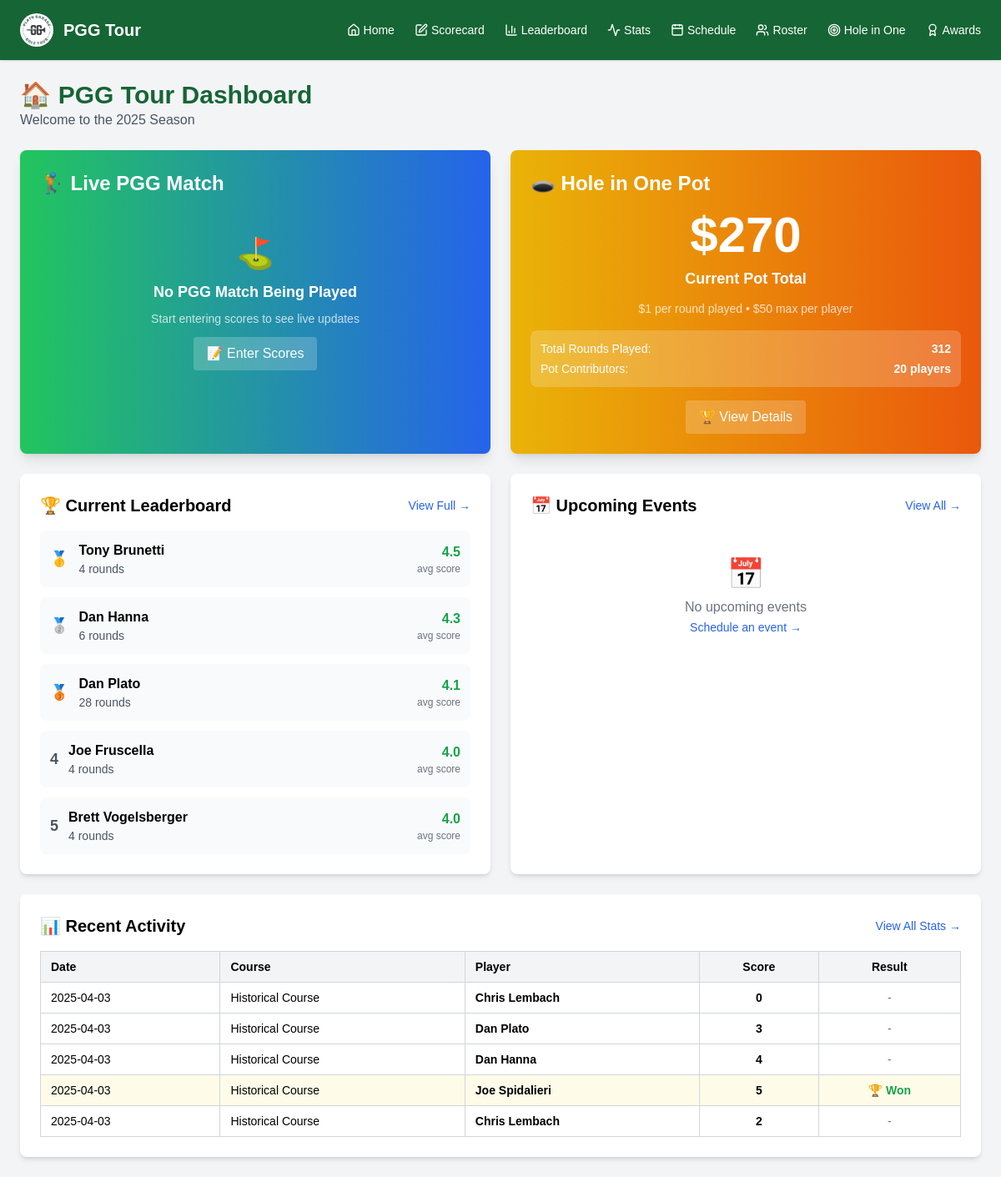
The page / on the database its author committed.
### tables this page shows
CREATE TABLE scores (
    id INTEGER PRIMARY KEY AUTOINCREMENT,
    date TEXT,
    course TEXT,
    nine TEXT,
    player_name TEXT,
    mulligan TEXT,
    hole_1 INTEGER,
    hole_2 INTEGER,
    hole_3 INTEGER,
    hole_4 INTEGER,
    hole_5 INTEGER,
    hole_6 INTEGER,
    hole_7 INTEGER,
    hole_8 INTEGER,
    hole_9 INTEGER,
    total INTEGER,
    winner TEXT
, season TEXT);

### app.py (the view)
@app.route("/")
def home():
    today = datetime.today()
    current_season = get_season_label(today)
    conn = sqlite3.connect("golf_scores.db")
    c = conn.cursor()
    c.execute('''
        SELECT player_name, COUNT(*) as rounds, AVG(total) as avg_score
        FROM scores
        WHERE season = ?
        GROUP BY player_name
        HAVING rounds >= 1
        ORDER BY avg_score DESC
        LIMIT 5
    ''', (current_season,))
    leaderboard_widget = c.fetchall()
    c.execute("""
        SELECT e.event_date, e.event_time, e.course, e.description,
               COUNT(ep.player_id) as participant_count
        FROM events e
        LEFT JOIN event_participants ep ON e.id = ep.event_id
        WHERE e.event_date >= date('now')
        GROUP BY e.id
        ORDER BY e.event_date, e.event_time
        LIMIT 3
    """)
    upcoming_events_widget = c.fetchall()
    c.execute("""
        SELECT date, course, player_name, total, winner
        FROM scores
        ORDER BY date DESC, id DESC
        LIMIT 5
    """)
    recent_activity = c.fetchall()
    c.execute("SELECT SUM(amount_owed) FROM hole_in_one_pot")
    hole_in_one_pot = c.fetchone()[0] or 0
    c.execute("SELECT COUNT(*) FROM scores")
    total_rounds_played = c.fetchone()[0] or 0
    c.execute("SELECT COUNT(DISTINCT player_name) FROM scores")
    unique_players = c.fetchone()[0] or 0
    conn.close()
    return render_template("home.html",
                         season=current_season,
                         leaderboard_widget=leaderboard_widget,
                         upcoming_events_widget=upcoming_events_widget,
                         recent_activity=recent_activity,
                         hole_in_one_pot=hole_in_one_pot,
                         total_rounds_played=total_rounds_played,
                         unique_players=unique_players)

### app.py (called while the page is built)
def get_season_label(date_obj):
    if date_obj.month >= 11:  # November or December
        return f"{date_obj.year + 1} Season"
    else:  # January through October
        return f"{date_obj.year} Season"

### templates/home.html (shortened to what this page needs)
{% extends "base.html" %}
{% block content %}
<div class="mb-6">
  <h1 class="text-3xl font-bold text-green-800">🏠 PGG Tour Dashboard</h1>
  <p class="text-gray-600">Welcome to the {{ season }}</p>
</div>
<div class="grid grid-cols-1 lg:grid-cols-2 gap-6 mb-6">
  <div class="bg-gradient-to-r from-green-500 to-blue-600 text-white rounded-lg shadow-lg p-6">
    <h2 class="text-2xl font-bold mb-4">🏌️ Live PGG Match</h2>
    <div id="live-match-content">
    </div>
  </div>
  <div class="bg-gradient-to-r from-yellow-500 to-orange-600 text-white rounded-lg shadow-lg p-6">
    <h2 class="text-2xl font-bold mb-4">🕳️ Hole in One Pot</h2>
    <div class="text-center">
      <div class="text-6xl font-bold mb-2">${{ hole_in_one_pot|default(0)|round|int }}</div>
      <p class="text-lg font-semibold mb-3">Current Pot Total</p>
      <p class="text-sm opacity-75 mb-4">$1 per round played • $50 max per player</p>
      <div class="bg-white bg-opacity-20 rounded-lg p-3 mb-4">
        <div class="text-sm">
          <div class="flex justify-between">
            <span>Total Rounds Played:</span>
            <span class="font-semibold">{{ total_rounds_played|default(0) }}</span>
          </div>
          <div class="flex justify-between mt-1">
            <span>Pot Contributors:</span>
            <span class="font-semibold">{{ unique_players|default(0) }} players</span>
          </div>
        </div>
      </div>
      <a href="/hole-in-one" class="inline-block bg-white bg-opacity-20 text-white px-4 py-2 rounded hover:bg-opacity-30 transition">
        🏆 View Details
      </a>
    </div>
  </div>
</div>
<div class="grid grid-cols-1 lg:grid-cols-2 gap-6 mb-6">
  <div class="bg-white rounded-lg shadow-md p-6">
    <div class="flex items-center justify-between mb-4">
      <h2 class="text-xl font-semibold">🏆 Current Leaderboard</h2>
      <a href="/leaderboard" class="text-blue-600 hover:text-blue-800 text-sm">View Full →</a>
    </div>
    {% if leaderboard_widget %}
      <div class="space-y-3">
        {% for player, rounds, avg in leaderboard_widget %}
          <div class="flex items-center justify-between p-3 bg-gray-50 rounded-lg">
            <div class="flex items-center space-x-3">
              <div class="text-lg font-bold text-gray-600">
                {% if loop.index == 1 %}
                  🥇
                {% elif loop.index == 2 %}
                  🥈
                {% elif loop.index == 3 %}
                  🥉
                {% else %}
                  {{ loop.index }}
                {% endif %}
              </div>
              <div>
                <div class="font-semibold">{{ player }}</div>
                <div class="text-sm text-gray-600">{{ rounds }} rounds</div>
              </div>
            </div>
            <div class="text-right">
              <div class="font-bold text-green-600">{{ "%.1f"|format(avg) }}</div>
              <div class="text-xs text-gray-500">avg score</div>
            </div>
          </div>
        {% endfor %}
      </div>
    {% else %}
      <div class="text-center py-8 text-gray-500">
        <div class="text-4xl mb-2">🏆</div>
        <p>No scores recorded yet</p>
        <a href="/scorecard" class="text-blue-600 hover:text-blue-800 text-sm">Enter first scores →</a>
      </div>
    {% endif %}
  </div>
  <div class="bg-white rounded-lg shadow-md p-6">
    <div class="flex items-center justify-between mb-4">
      <h2 class="text-xl font-semibold">📅 Upcoming Events</h2>
      <a href="/schedule" class="text-blue-600 hover:text-blue-800 text-sm">View All →</a>
    </div>
    {% if upcoming_events_widget %}
      <div class="space-y-3">
        {% for event_date, event_time, course, description, participant_count in upcoming_events_widget %}
          <div class="border border-gray-200 rounded-lg p-3 hover:bg-gray-50 transition">
            <div class="font-semibold text-green-700 mb-1">
              📅 {{ event_date }}
              {% if event_time %}
                at {{ event_time }}
              {% endif %}
            </div>
            {% if course %}
              <div class="text-sm text-gray-700 mb-1">
                🏌️ {{ course }}
              </div>
            {% endif %}
            {% if description %}
              <div class="text-sm text-gray-600 mb-1">{{ description }}</div>
            {% endif %}
            <div class="text-xs text-gray-500">
              👥 {{ participant_count }} players invited
            </div>
          </div>
        {% endfor %}
      </div>
    {% else %}
      <div class="text-center py-8 text-gray-500">
        <div class="text-4xl mb-2">📅</div>
        <p>No upcoming events</p>
        <a href="/schedule" class="text-blue-600 hover:text-blue-800 text-sm">Schedule an event →</a>
      </div>
    {% endif %}
  </div>
</div>
<div class="bg-white rounded-lg shadow-md p-6">
  <div class="flex items-center justify-between mb-4">
    <h2 class="text-xl font-semibold">📊 Recent Activity</h2>
    <a href="/stats" class="text-blue-600 hover:text-blue-800 text-sm">View All Stats →</a>
  </div>
  {% if recent_activity %}
    <div class="overflow-x-auto">
      <table class="min-w-full table-auto border-collapse border border-gray-300 text-sm">
        <thead class="bg-gray-100">
          <tr>
            <th class="border border-gray-300 px-3 py-2 text-left">Date</th>
            <th class="border border-gray-300 px-3 py-2 text-left">Course</th>
            <th class="border border-gray-300 px-3 py-2 text-left">Player</th>
            <th class="border border-gray-300 px-3 py-2 text-center">Score</th>
            <th class="border border-gray-300 px-3 py-2 text-center">Result</th>
          </tr>
        </thead>
        <tbody>
          {% for date, course, player, total, winner in recent_activity %}
            <tr class="hover:bg-gray-50 {% if winner == 'Yes' %}bg-yellow-50{% endif %}">
              <td class="border border-gray-300 px-3 py-2">{{ date }}</td>
              <td class="border border-gray-300 px-3 py-2">{{ course }}</td>
              <td class="border border-gray-300 px-3 py-2 font-semibold">{{ player }}</td>
              <td class="border border-gray-300 px-3 py-2 text-center font-bold">{{ total }}</td>
              <td class="border border-gray-300 px-3 py-2 text-center">
                {% if winner == 'Yes' %}
                  <span class="text-green-600 font-semibold">🏆 Won</span>
                {% else %}
                  <span class="text-gray-500">-</span>
                {% endif %}
              </td>
            </tr>
          {% endfor %}
        </tbody>
      </table>
    </div>
  {% else %}
    <div class="text-center py-8 text-gray-500">
      <div class="text-4xl mb-2">📊</div>
      <p>No recent activity</p>
      <a href="/scorecard" class="text-blue-600 hover:text-blue-800 text-sm">Enter scores to get started →</a>
    </div>
  {% endif %}
</div>
{% endblock %}

### templates/base.html (shortened to what this page needs)
<!DOCTYPE html>
<html lang="en">
<head>
  <script src="https://cdn.tailwindcss.com"></script>
  <link href="https://cdn.jsdelivr.net/npm/select2@4.1.0-rc.0/dist/css/select2.min.css" rel="stylesheet" />
</head>
<body class="bg-gray-100">
  <nav class="bg-green-800 text-white px-6 py-4 shadow">
    <div class="max-w-7xl mx-auto flex justify-between items-center">
      <div class="flex items-center">
        <img src="/static/logo.jpg" alt="PGG Tour Logo" class="w-10 h-10 rounded-full mr-3">
        <span class="text-xl font-bold">PGG Tour</span>
      </div>
      <ul class="flex space-x-6 items-center text-sm">
        <li><a href="/" class="flex items-center gap-1 hover:underline"><i data-lucide="home" class="w-4 h-4"></i>Home</a></li>
        <li><a href="/scorecard" class="flex items-center gap-1 hover:underline"><i data-lucide="edit" class="w-4 h-4"></i>Scorecard</a></li>
        <li><a href="/leaderboard" class="flex items-center gap-1 hover:underline"><i data-lucide="bar-chart-3" class="w-4 h-4"></i>Leaderboard</a></li>
        <li><a href="/stats" class="flex items-center gap-1 hover:underline"><i data-lucide="activity" class="w-4 h-4"></i>Stats</a></li>
        <li><a href="/schedule" class="flex items-center gap-1 hover:underline"><i data-lucide="calendar" class="w-4 h-4"></i>Schedule</a></li>
        <li><a href="/roster" class="flex items-center gap-1 hover:underline"><i data-lucide="users" class="w-4 h-4"></i>Roster</a></li>
        <li><a href="/hole-in-one" class="flex items-center gap-1 hover:underline"><i data-lucide="target" class="w-4 h-4"></i>Hole in One</a></li>
        <li><a href="/awards" class="flex items-center gap-1 hover:underline"><i data-lucide="award" class="w-4 h-4"></i>Awards</a></li>
      </ul>
    </div>
  </nav>
  <main class="p-6 max-w-7xl mx-auto">
    {% block content %}{% endblock %}
  </main>
</body>
</html>

### templates/base.html (style rules this page uses)
body { font-family: Arial, sans-serif; }

### rows shown on the page
scores: date "2025-04-03", course "Historical Course", player_name "Chris Lembach", total "0"
scores: date "2025-04-03", course "Historical Course", player_name "Dan Plato", total "3"
scores: date "2025-04-03", course "Historical Course", player_name "Dan Hanna", total "4"
scores: date "2025-04-03", course "Historical Course", player_name "Joe Spidalieri", total "5", winner "🏆 Won"
scores: date "2025-04-03", course "Historical Course", player_name "Chris Lembach", total "2"

### other values the page prints
{{ season }} "2025 Season"
{{ hole_in_one_pot|default(0)|round|int }} "270"
{{ total_rounds_played|default(0) }} "312"
{{ unique_players|default(0) }} "20"
{{ player }} "Tony Brunetti" "Dan Hanna" "Dan Plato" "Joe Fruscella" "Brett Vogelsberger"
{{ rounds }} "4" "6" "28" "4" "4"
{{ "%.1f"|format(avg) }} "4.5" "4.3" "4.1" "4.0" "4.0"
